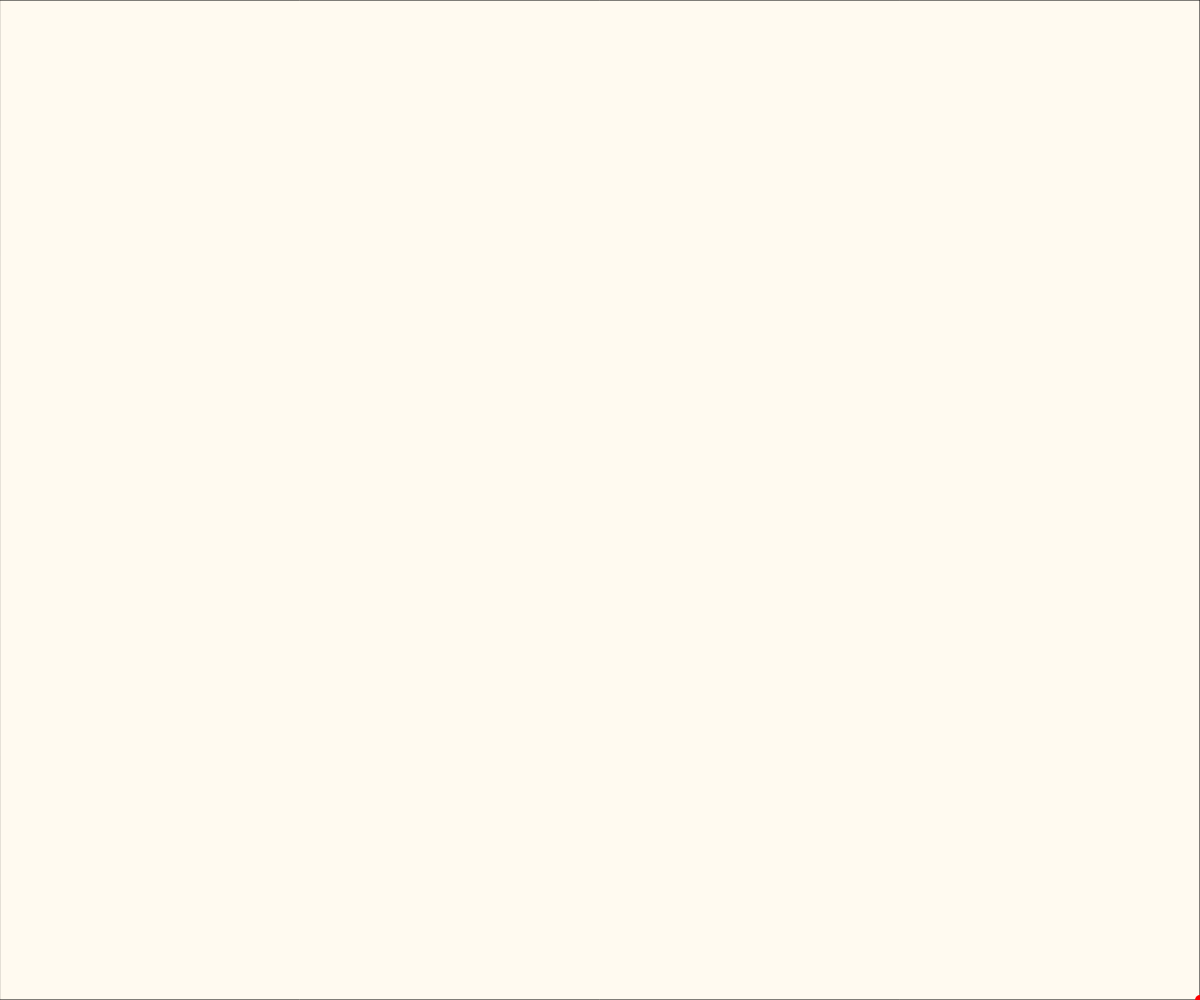
Frame 1 (no input)
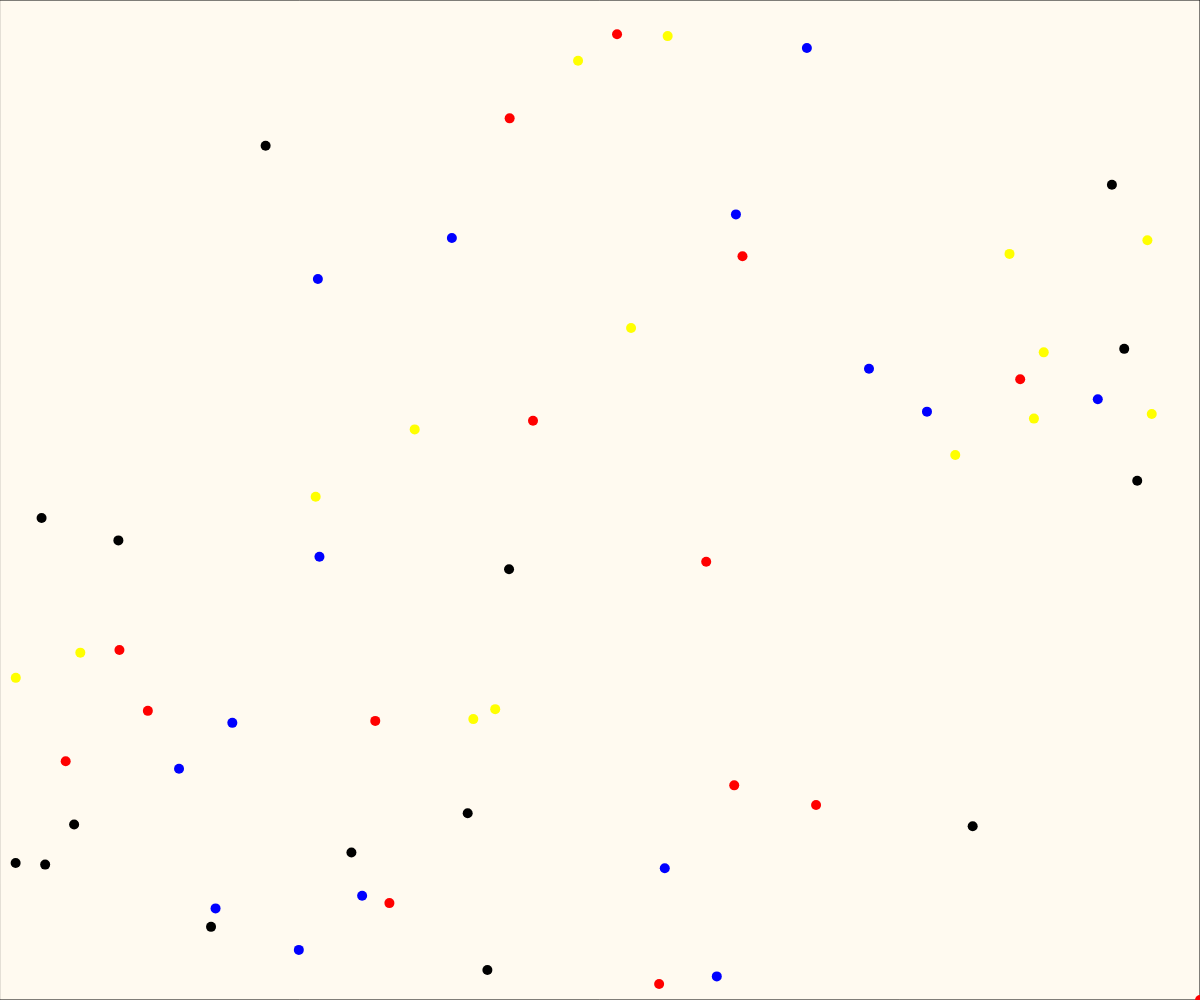
Frame 60 (no input)
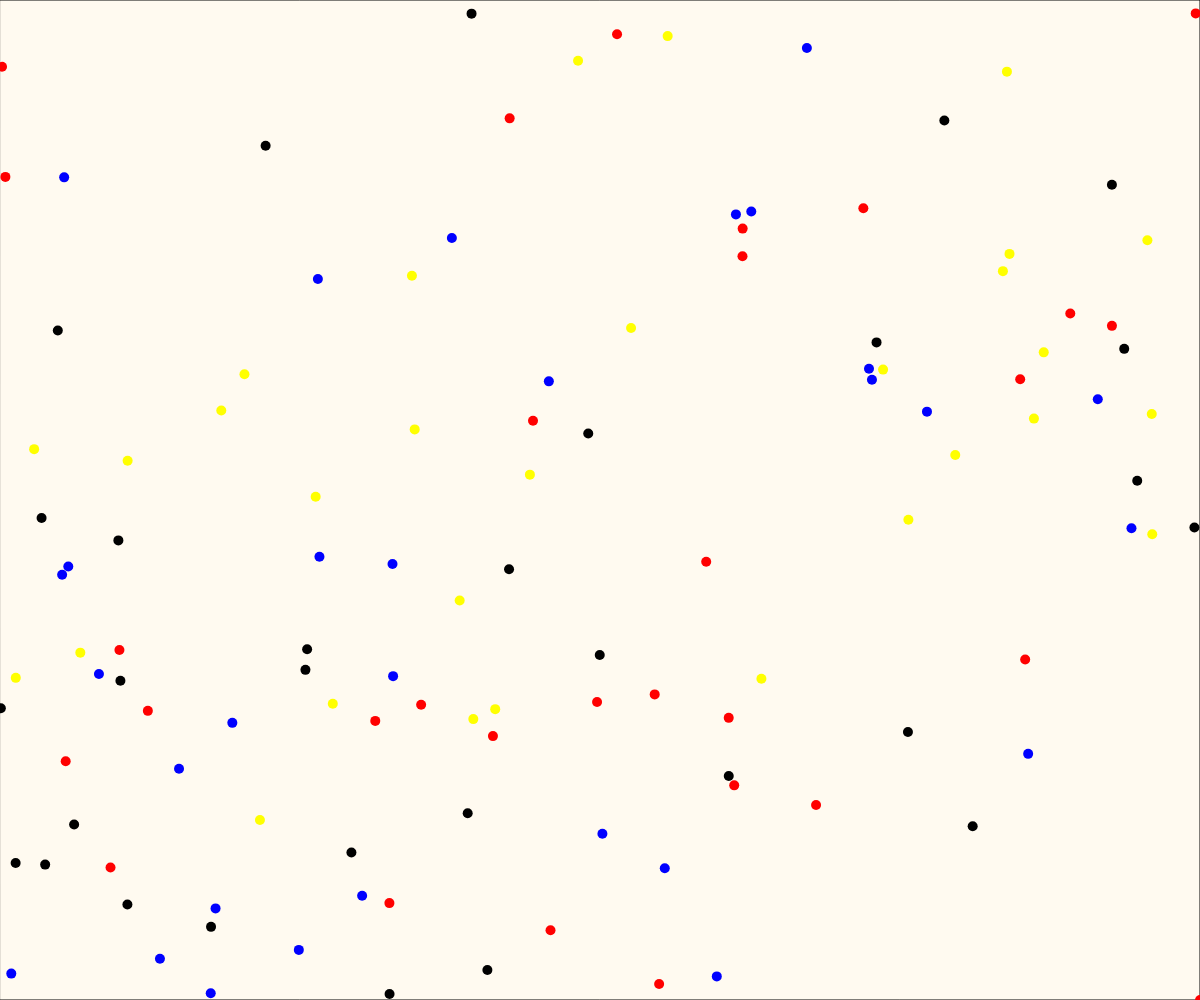
Frame 120 (the mouse pressed at the canvas centre since frame 60)

The p5.js sketch that drew these frames (run headless with seeded random() and noise() and a simulated clock; from frame 60 on, the mouse is pressed at the canvas centre):

// p5.js sketch
// ── sketch.js
let spielerListe;
let leinwand;
let index;
let radius;
let status;

class Punkt {
    farbe;
    x;
    y;

    constructor(x, y, farbe) {
        this.x = x;
        this.y = y;
        this.farbe = farbe;
    }

    draw() {
        noStroke();
        fill(this.farbe);
        circle(this.x, this.y, radius);
        // auch schön:
//        rect(this.x, this.y, radius, radius);
    }

    neuerPunktMitMaximalemAbstand(max) {
        let x = this.x + random(-max, max);
        let y = this.y + random(-max, max);
        return new Punkt(x, y, this.farbe);
    }
}

class Leinwand {
    width;
    height;
    punkte;

    constructor(width, height) {
        this.width = width;
        this.height = height;
        this.punkte = [];
        fill(255, 250, 240);
        rect(0, 0, width, height);
    }

    istLeer() {
        return this.punkte.length === 0;
    }

    punktHinzufuegen(p) {
        this.punkte.push(p);
        p.draw();
    }

    zufaelligerPunkt() {
        let index = parseInt(random(this.punkte.length));
        return this.punkte[index];
    }

    istErlaubt(punkt, min) {
        // Auf der Leinwand?
        if (punkt.x < 0) return false;
        if (punkt.y < 0) return false;
        if (punkt.x > width) return false;
        if (punkt.y > height) return false;
        // Nicht zu nah an einem anderen Punkt?
        for (const p of this.punkte) {
            if (dist(p.x, p.y, punkt.x, punkt.y) < min) return false;
        }
        return true;
    }
}

class Spieler {
    farbe;
    rekursionstiefe;

    constructor(farbe) {
        this.farbe = farbe;
    }

    zufaelligenPunktZeichnen(leinwand) {
        if (this.rekursionstiefe++ > 1000) {
            status = -1;
        }
        let zufaelligerPunkt = leinwand.zufaelligerPunkt();
        let punkt = zufaelligerPunkt.neuerPunktMitMaximalemAbstand(leinwand.width, leinwand.height);
        if (leinwand.istErlaubt(punkt, radius)) {
            leinwand.punktHinzufuegen(new Punkt(punkt.x, punkt.y, this.farbe));
        } else {
            this.zufaelligenPunktZeichnen(leinwand);
        }
    }

    punktZeichnen(leinwand) {
        this.rekursionstiefe = 0;
        if (leinwand.istLeer()) {
            this.punktIrgendwoAufDerLeinwandZeichnen(leinwand);
            return;
        }

        this.zufaelligenPunktZeichnen(leinwand);
    }

    punktIrgendwoAufDerLeinwandZeichnen(leinwand) {
        let p = new Punkt(leinwand.width, leinwand.height, this.farbe);
        leinwand.punktHinzufuegen(p);
    }
}

function setup() {
    createCanvas(windowWidth, windowHeight);
    background(255, 250, 240);

    spielerListe = [];
    spielerListe.push(new Spieler(color(255, 0, 0))); // rot
    spielerListe.push(new Spieler(color(255, 255, 0))); // gelb
    spielerListe.push(new Spieler(color(0, 0, 255))); // blau
    spielerListe.push(new Spieler(color(0))); // schwarz

    leinwand = new Leinwand(width, height);

    index = 0;
    status = 0;
    radius = 10;
}

function draw() {
    if (status === -1) {
        leinwand = new Leinwand(width, height);
        status = 0;
    }
    spielerListe[index].punktZeichnen(leinwand);
    index++;
    index %= 4;
}
